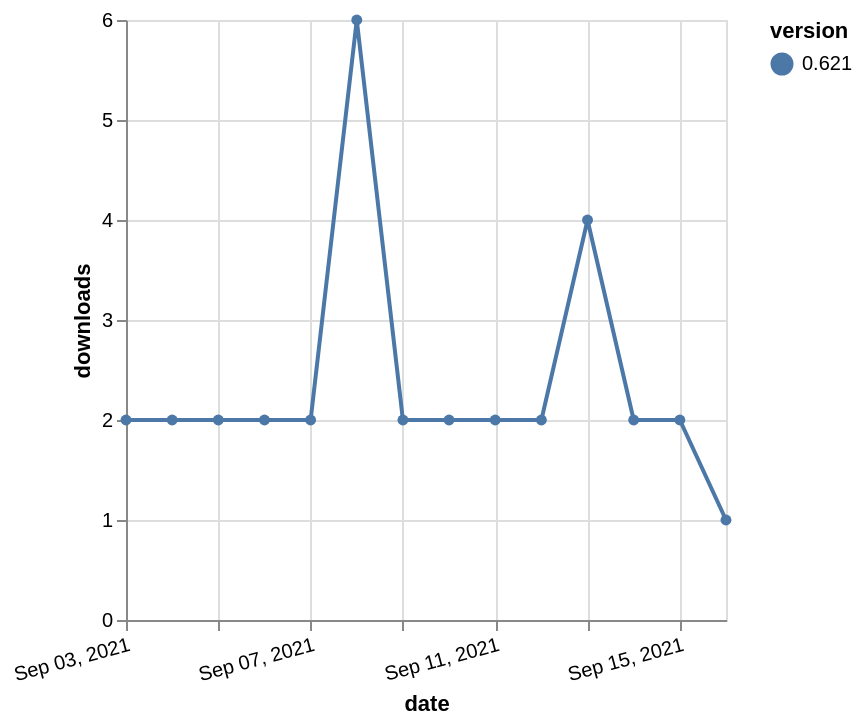

This figure's Vega-Lite source:
### Vega-Lite specification from a JSON file in a GitHub repository (floating-point values rounded to 4 significant figures)
{"$schema": "https://vega.github.io/schema/vega-lite/v5.json", "description": "A simple bar chart with embedded data.", "data": {"values": [{"date": "2021-09-03", "total": 2910, "delta": 2, "version": "0.621"}, {"date": "2021-09-04", "total": 2912, "delta": 2, "version": "0.621"}, {"date": "2021-09-05", "total": 2914, "delta": 2, "version": "0.621"}, {"date": "2021-09-06", "total": 2916, "delta": 2, "version": "0.621"}, {"date": "2021-09-07", "total": 2918, "delta": 2, "version": "0.621"}, {"date": "2021-09-08", "total": 2924, "delta": 6, "version": "0.621"}, {"date": "2021-09-09", "total": 2926, "delta": 2, "version": "0.621"}, {"date": "2021-09-10", "total": 2928, "delta": 2, "version": "0.621"}, {"date": "2021-09-11", "total": 2930, "delta": 2, "version": "0.621"}, {"date": "2021-09-12", "total": 2932, "delta": 2, "version": "0.621"}, {"date": "2021-09-13", "total": 2936, "delta": 4, "version": "0.621"}, {"date": "2021-09-14", "total": 2938, "delta": 2, "version": "0.621"}, {"date": "2021-09-15", "total": 2940, "delta": 2, "version": "0.621"}, {"date": "2021-09-16", "total": 2941, "delta": 1, "version": "0.621"}]}, "width": "container", "mark": {"type": "line", "point": {"filled": true}}, "encoding": {"x": {"field": "date", "type": "temporal", "timeUnit": "yearmonthdate", "title": "date", "axis": {"labelAngle": -15}}, "y": {"field": "delta", "type": "quantitative", "title": "downloads"}, "color": {"field": "version", "type": "nominal"}, "tooltip": {"field": "delta"}}}
